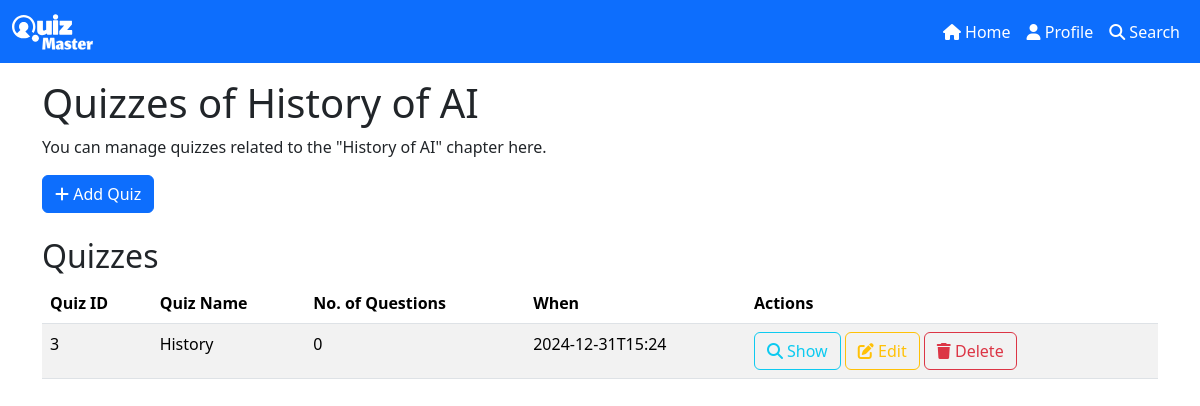
/chapter/3/3 (signed in), run on the app's committed database.
### models.py (models this page shows)
class Chapter(db.Model):
    id = db.Column(db.Integer, primary_key=True, autoincrement=True)
    name = db.Column(db.String(80), unique=True, nullable=False)
    description = db.Column(db.String(120), default="Not available")
    subject_id = db.Column(db.Integer, db.ForeignKey("subject.id"), nullable=False)
    quizzes = db.relationship("Quiz", backref="chapter", lazy=True, cascade="all, delete-orphan")

class Quiz(db.Model):
    id = db.Column(db.Integer, primary_key=True, autoincrement=True)
    chapter_id = db.Column(db.Integer, db.ForeignKey("chapter.id"), nullable=False)
    name = db.Column(db.String(80), unique=True, nullable=False)
    description = db.Column(db.String(120), default="Not available")
    included_questions = db.relationship("Question", backref="quiz", lazy=True, cascade="all, delete-orphan")
    scores = db.relationship("Score", backref="quiz_record", lazy=True, cascade="all, delete-orphan")
    quiz_schedule_date = db.Column(db.DateTime, nullable=False)
    quiz_duration = db.Column(db.Integer, nullable=False)

### routes.py (the view, shortened to what this page needs)
    @app.route("/chapter/<int:subject_id>/<int:chapter_id>", methods=["GET", "POST"])
    @admin_required
    def show_chapter(subject_id, chapter_id):
        subject = Subject.query.get(subject_id)
        if not subject:
            flash("Subject not found")
            return redirect(url_for("admin_home"))
        chapter = Chapter.query.get(chapter_id)
        if not chapter:
            flash("Chapter not found")
            return redirect(url_for("show_subject", id=subject_id))
        return render_template(
            "chapter/show_chapter.html", subject=subject, chapter=chapter
        )

### app.py (called while the page is built)
    @app.template_filter('datetimeformat')
    def datetimeformat(value, format="%Y-%m-%dT%H:%M"):
        if isinstance(value, datetime):
            return value.strftime(format)
        return value

### templates/chapter/show_chapter.html (shortened to what this page needs)
{% extends 'base.html' %}
{% block content %}
<div class="container mt-3">
    <h1>Quizzes of {{ chapter.name }}</h1>
    <p>You can manage quizzes related to the "{{ chapter.name }}" chapter here.</p>
    <div class="col">
        <a href="{{ url_for('add_quiz', subject_id=subject.id, chapter_id=chapter.id) }}" class="btn btn-primary">
            <i class="fas fa-plus"></i> Add Quiz
        </a>
    </div>
    <br>
    <h2>Quizzes</h2>
    <table class="table table-striped">
        <thead>
            <tr>
                <th>Quiz ID</th>
                <th>Quiz Name</th>
                <th>No. of Questions</th>
                <th>When</th>
                <th>Actions</th>
            </tr>
        </thead>
        <tbody>
            {% for quiz in chapter.quizzes %}
            <tr>
                <td>{{ quiz.id }}</td>
                <td>{{ quiz.name }}</td>
                <td>{{ quiz.included_questions|length }}</td>
                <td>{{ quiz.quiz_schedule_date|datetimeformat }}</td>
                <td>
                    <a href="{{ url_for('show_quiz', subject_id=subject.id, chapter_id=chapter.id, quiz_id=quiz.id) }}"
                        class="btn btn-outline-info">
                        <i class="fas fa-search"></i> Show
                    </a>
                    <a href="{{ url_for('edit_quiz', subject_id=subject.id, chapter_id=chapter.id, quiz_id=quiz.id) }}"
                        class="btn btn-outline-warning">
                        <i class="fas fa-edit"></i> Edit
                    </a>
                    <a href="{{ url_for('delete_quiz', subject_id=subject.id, chapter_id=chapter.id, quiz_id=quiz.id) }}"
                        class="btn btn-outline-danger">
                        <i class="fas fa-trash"></i> Delete
                    </a>
                </td>
            </tr>
            {% endfor %}
        </tbody>
    </table>
</div>
{% endblock %}

### data on the page
Chapter: name "History of AI"
Quiz: id "3", name "History", included_questions|length "0", quiz_schedule_date "2024-12-31T15:24"
